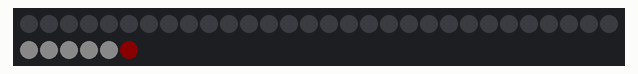
Recording of a program running on a simulated ESP32 board running MicroPython. On the bench: 36 RGB LEDs in strip order, left to right, continuing on the next row. Dim RGB values are drawn brighter than linear. At 3.8 s the program stops and its outputs stay as they are.

Above: at 0.19 s.
At 3.6 s:
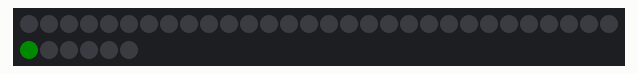

The program:

phases.py
```python
import machine, neopixel
from time import sleep_ms

"""
phase1 : 0 - 5 ; 6 - 11
phase2 : 12 - 17 ; 18 - 23
phase3 : 24 - 29 ; 30 - 35
"""

class phase():
    """ attributes for rank of leds
    """
    insts = 0
    maxBright = 10 # maximum brightness of the LEDs
    startLed_Inst = 0 # LEDs for instantaneous values
    endLed_Inst = 0
    startLed_Max = 0 # LEDs for max value
    endLed_Max = 0
    np = None # neopixel.NeoPixel object
    white = (maxBright, maxBright, maxBright)

    def ___init___(self):
        self.clearInst()
        self.clearMax()

    # clear all the LEDs of this phase for instantaneous values
    def clearInst(self):
        for led in range(self.startLed_Inst, self.endLed_Inst + 1):
            self.np[led] = (0, 0, 0)
            self.np.write()
            sleep_ms(10)

    # clear all the LEDs of this phase for MAX values
    def clearMax(self):
        for led in range(self.startLed_Max, self.endLed_Max + 1):
            self.np[led] = (0, 0, 0)
            self.np.write()
            sleep_ms(10)

    # light on the LEDs depending of the value
    def _display(self, value, startLed):
        color = (0, 0, 0)
        if value == 0:
            color = (0, 0, 0)
        kwatts = startLed + (value // 1000)
        watts = value % 1000
        if kwatts > 0:
            for led in range(startLed, kwatts):
                self.np[led] = self.white
                sleep_ms(10)
                # self.np.write()
        if watts in range(1, 333):
            color = (0, self.maxBright, 0)
        elif watts in range(333, 666):
            color = (0, 0, self.maxBright)
        elif watts in range(666, 1000):
            color = (self.maxBright, 0, 0)
        self.np[kwatts] = color
        self.np.write()

    def displayInst(self, value):
        self.clearInst()
        self._display(value, self.startLed_Inst)

    def displayMax(self, value):
        self.clearMax()
        self._display(value, self.startLed_Max)

np = neopixel.NeoPixel(machine.Pin(4), 36)

phase1 = phase()
phase1.startLed_Inst = 0
phase1.endLed_Inst = 5
phase1.startLed_Max = 30
phase1.endLed_Max = 35
phase1.np = np

values = [5999, 5550, 5220,
    4999, 4550, 4220, 0,
    3999, 3550, 3220,
    2999, 2550, 2220,
    1999, 1550, 1220,
    999, 550, 220, 0]
"""
for v in values:
    phase1.displayInst(v)
    sleep_ms(100)
"""
""" """
for v in values:
    phase1.displayMax(v)
    sleep_ms(100)
""" """
```
